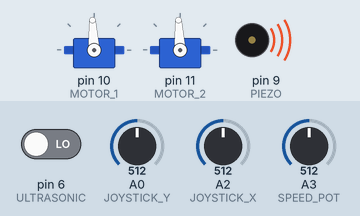
Recording of a sketch running on a simulated Arduino Uno, built with avr-gcc and run on an emulated ATmega328P. Parts: 2 × servo, buzzer (waves = sounding). The inputs (shaded band) are chosen by the test bench; at power-on: A0 (JOYSTICK_Y) = 512, A3 (SPEED_POT) = 512, A2 (JOYSTICK_X) = 512, pin 6 (ULTRASONIC) LOW.

Above: at 1.2 s.
1.3 s: A0 (JOYSTICK_Y) set to 900
At 2.7 s:
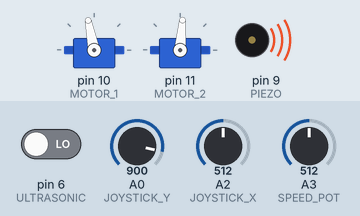
3.5 s: A3 (SPEED_POT) set to 900
At 4.6 s:
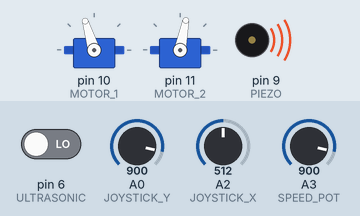
7.6 s: A2 (JOYSTICK_X) set to 306
At 9.5 s:
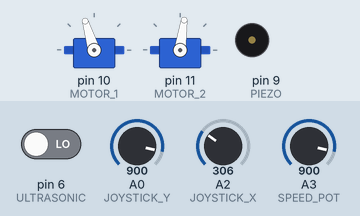
11.6 s: A2 (JOYSTICK_X) set to 0
At 13.3 s:
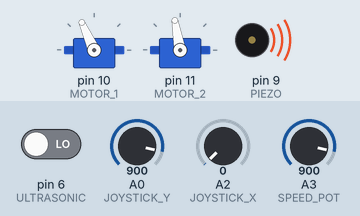
15.7 s: A0 (JOYSTICK_Y) set to 0
At 19.4 s:
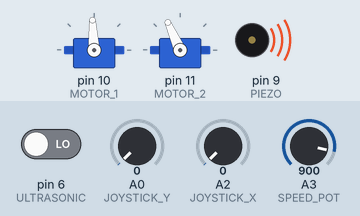
19.8 s: A2 (JOYSTICK_X) set to 266
At 20.8 s:
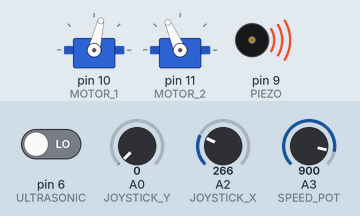
Timing chart, 0 to 23.9 s (numbered marks = the images above; inputs shaded):
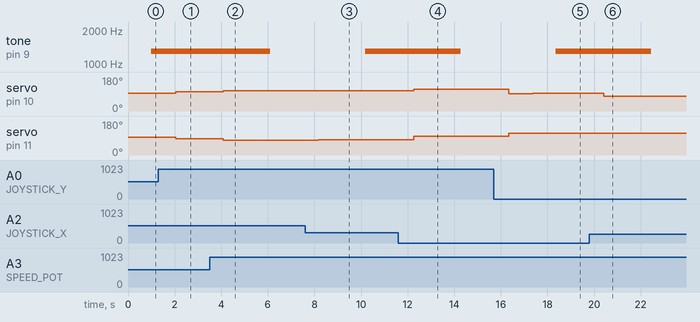

The sketch:

GoBabyGo.ino
```cpp
/*
 * GoBabyGo Car Controller
 * Writen by FIRST Team 1939 (The Kuhnigits)
 */

#include <Servo.h>

// Mechanical Setup - Either TWO_MOTORS or SERVO_STEERING should be true, not both!
boolean TWO_MOTORS          = true;
boolean SERVO_STEERING      = false;
boolean SPEED_POTENTIOMETER = true;
boolean DISTANCE_WARNING    = true;

// Invert one or two of the motors
boolean INVERT_1 = false;
boolean INVERT_2 = true;

// Constants
int SPEED_LIMIT = 256; // Between 0-512
int DEADBAND = 150;
int RAMPING = 2;
int WARNING_DISTANCE = 14; // Distance in inches to sound piezo
int REVERSE_PULSE    = 1000; // Talon SR is 1000
int FORWARD_PULSE    = 2000; // Talon SR is 2000

// Pins
int JOYSTICK_X = A2;
int JOYSTICK_Y = A0;
int MOTOR_1    = 10;
int MOTOR_2    = 11;
int SERVO      = 5;
int SPEED_POT  = A3;
int ULTRASONIC = 6;
int PIEZO      = 9;

// New Pins
/*
int JOYSTICK = A0;
int SPEED_POT = A2;
*/

// Debug Over Serial - Requires a FTDI cable
boolean DEBUG = false;

// -----Don't Mess With Anything Past This Line-----

Servo motor1;
Servo motor2;
Servo servo;

void setup() {
  pinMode(JOYSTICK_X, INPUT);
  pinMode(JOYSTICK_Y, INPUT);
  motor1.attach(MOTOR_1);
  if(TWO_MOTORS) motor2.attach(MOTOR_2);
  if(SERVO_STEERING) servo.attach(SERVO);
  if(SPEED_POTENTIOMETER) pinMode(SPEED_POT, INPUT);
  if(DISTANCE_WARNING){
    pinMode(ULTRASONIC, INPUT);
    pinMode(PIEZO, OUTPUT);
  }
  if(DEBUG) Serial.begin(9600);
}

void loop() {
  //Read from the joystick
  int x = analogRead(JOYSTICK_X);
  int y = analogRead(JOYSTICK_Y);
  debug("Raw X", x);
  debug("Raw Y", y);

  //Zero values within deadband
  if(abs(512-x)<DEADBAND) x = 512;
  if(abs(512-y)<DEADBAND) y = 512;

  //Map values outside deadband to inside deadband
  if(x>512) x = map(x, 512+DEADBAND, 1023, 512, 1023);
  else if (x<512) x = map(x, 0, 512-DEADBAND, 0, 512);
  if(y>512) y = map(y, 512+DEADBAND, 1023, 512, 1023);
  else if(y<512) y = map(y, 0, 512-DEADBAND, 0, 512);

  //Establish a speed limit
  int limit = SPEED_LIMIT;
  if(SPEED_POTENTIOMETER) limit = map(analogRead(SPEED_POT), 0, 1023, 0, SPEED_LIMIT);
  debug("LIMIT", limit);

  //Map speeds to within speed limit
  x = map(x, 0, 1023, 512-limit, 512+limit);
  y = map(y, 0, 1023, 512-limit, 512+limit);
  debug("X", x);
  debug("Y", y);

  if(TWO_MOTORS){
    int moveValue = 0;
    if(y>512) moveValue = y-512;
    else moveValue = -(512-y);

    int rotateValue = 0;
    if(x>512) rotateValue = x-512;
    else rotateValue = -(512-x);

    arcadeDrive(moveValue, rotateValue);
  }

  if(SERVO_STEERING){
    drive(y, y);
    servo.writeMicroseconds(map(x, 0, 1024, 1000, 2000));
  }

  if(DISTANCE_WARNING){
    int inches = pulseIn(ULTRASONIC, HIGH)/144;
    debug("Inches", inches);
    if(inches<WARNING_DISTANCE){
      setPiezo(true);
    }else{
      setPiezo(false);
    }
  }

  delay(20); //Make loop run approximately 50hz
}

void arcadeDrive(int moveValue, int rotateValue) {
  int leftMotorSpeed = 0;
  int rightMotorSpeed = 0;
  if (moveValue > 0.0) {
      if (rotateValue > 0.0) {
        leftMotorSpeed = moveValue - rotateValue;
        rightMotorSpeed = max(moveValue, rotateValue);
      } else {
        leftMotorSpeed = max(moveValue, -rotateValue);
        rightMotorSpeed = moveValue + rotateValue;
      }
    } else {
      if (rotateValue > 0.0) {
        leftMotorSpeed = -max(-moveValue, rotateValue);
        rightMotorSpeed = moveValue + rotateValue;
      } else {
        leftMotorSpeed = moveValue - rotateValue;
        rightMotorSpeed = -max(-moveValue, -rotateValue);
      }
    }
    drive(map(leftMotorSpeed, -512, 512, 0, 1023), map(rightMotorSpeed, -512, 512, 0, 1023));
}

int prevLeft = 500;
int prevRight = 500;

void drive(int left, int right){
  int speed1 = map(left, 0, 1023, 0, FORWARD_PULSE-REVERSE_PULSE);
  if(speed1>prevLeft+RAMPING) speed1=speed1+RAMPING;
  else if(speed1<prevLeft-RAMPING) speed1=speed1-RAMPING;
  if(INVERT_1) motor1.writeMicroseconds(FORWARD_PULSE-speed1);
  else motor1.writeMicroseconds(REVERSE_PULSE+speed1);
  prevLeft = speed1;

  int speed2 = map(right, 0, 1023, 0, FORWARD_PULSE-REVERSE_PULSE);
  if(speed2>prevLeft+RAMPING) speed2=speed2+RAMPING;
  else if(speed2<prevLeft-RAMPING) speed2=speed2-RAMPING;
  if(INVERT_2) motor2.writeMicroseconds(FORWARD_PULSE-speed2);
  else motor2.writeMicroseconds(REVERSE_PULSE+speed2);
  prevRight = speed2;
}

boolean trigger = true;
int count = 0;

void setPiezo(boolean state){
  if(state){
    if(count>=4){
      trigger = !trigger;
      count = 0;
    }else{
      if(trigger) tone(PIEZO, 1300);
      else noTone(PIEZO);
    }
    count++;
  }else{
    trigger = false;
    count = 0;
    noTone(PIEZO);
  }
}

void debug(String s, int value){
  if(DEBUG){
    Serial.print(s);
    Serial.print(": ");
    Serial.println(value);
  }
}
```

Measured:
- after the input at 1.3 s, servo on pin 10 (MOTOR_1): 93° → 101° after 0.74 s; servo on pin 11 (MOTOR_2): 93° → 85° after 0.74 s
- after the input at 3.5 s, servo on pin 10 (MOTOR_1): 101° → 107° after 0.59 s; servo on pin 11 (MOTOR_2): 85° → 79° after 0.59 s
- after the input at 7.6 s, servo on pin 11 (MOTOR_2): 79° → 82° after 0.57 s
- after the input at 11.6 s, servo on pin 10 (MOTOR_1): 107° → 114° after 0.66 s; servo on pin 11 (MOTOR_2): 82° → 100° after 0.66 s
- after the input at 15.7 s, servo on pin 10 (MOTOR_1): 114° → 92° after 0.64 s, → 93° 1.0 s later; servo on pin 11 (MOTOR_2): 100° → 114° after 0.64 s
- after the input at 19.8 s, servo on pin 10 (MOTOR_1): 93° → 77° after 0.63 s
